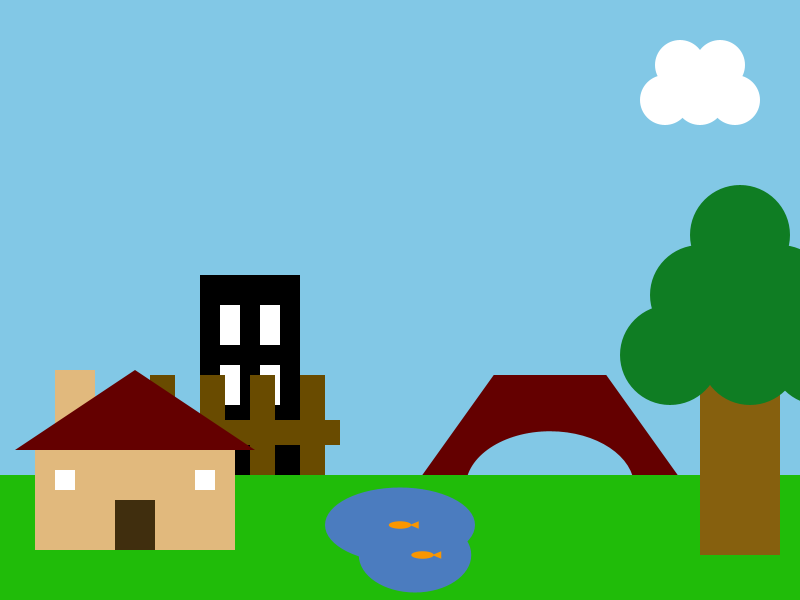
Frame 1 (no input)
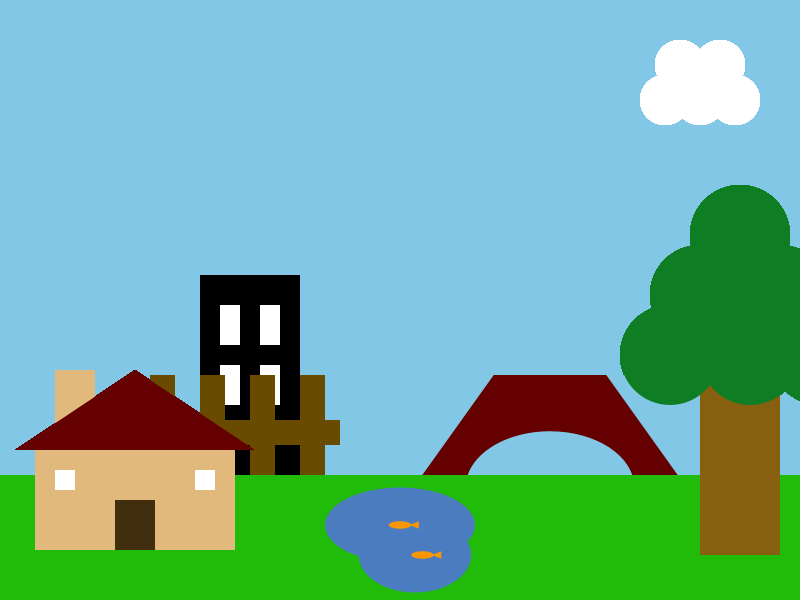
Frame 60 (the mouse pressed at the canvas centre just before this capture)
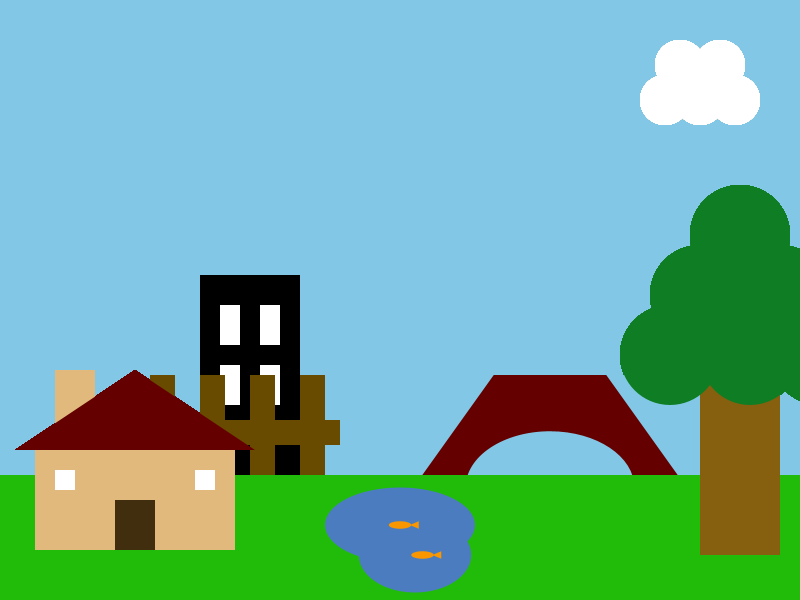
Frame 120 (the mouse held since frame 60 and released just before this capture)

The Processing sketch that drew these frames (run headless with seeded random() and noise(); from frame 60 on, the mouse is pressed at the canvas centre):

// Processing sketch: Landscape2
// ── Landscape2.pde
void setup() {
  size(800, 600);
  background(130, 200, 230);
  noStroke();
}


void draw() {
  fill(15, 250, 70);
  dunkerBridge(400, 375, .75, color(100, 0, 0));

  kannaegantiBuilding(200, 275, 1, color(0, 0, 0), color(0, 0, 0));
  khazzamFence(200, 375, 1, color(105, 75, 0));
  dengPond(400, 525, .75, color(250, 150, 0));
  anikaTree(700, 355, 2, color(15, 125, 35));
  boydCloud(700, 100, 1, color(255, 255, 2555));
  lopezHouse(35, 450, 2, color(100, 0, 0), color(225, 185, 125));
}

void lopezHouse (float x, float y, float sz, color c, color f) {
  pushMatrix();
  pushStyle();
  translate(x,y);
  scale(sz);
  noStroke();
  fill(f);
  rect(0,0,100,50);
  rect(10,-40,20,60);
  fill(c);
  triangle(-10,0,50,-40,110,0);
  fill(64,46,14);
  rect(40,25,20,25);
  fill(255,255,255);
  rect(10,10,10,10);
  rect(80,10,10,10);
  popMatrix();
  popStyle();
  
}

void khanRock (float x, float y, float sz, color c) {
  pushMatrix();
  translate (x, y);
  scale (sz);
  pushStyle();
  noStroke();
  fill (c+20);
  rect (100, 100, 100, 20);
  fill (c);
  triangle (100, 100, 120, 80, 140, 100);
  fill (#362701);
  triangle (130, 100, 155, 75, 165, 100);
  fill (c);
  triangle (160, 100, 175, 60, 180, 100);
  fill (#362701);
  ellipse (180, 100, 40, 20); 
  popStyle();
  popMatrix();
}

void khazzamFence(float x, float y, float sz, color c) {
  pushMatrix();
  translate(x, y);
  scale(sz);
  pushStyle();
  //noStroke();
  fill(c);
  rect(0, 0, 25, 100);
  rect(0 +50, 0, 25, 100);
  rect(0 -50, 0, 25, 100);
  rect(0+100, 0, 25, 100);
  rect(0 -60, 0 +45, 200, 25);
  popStyle();
  popMatrix();
}


void kannaegantiBuilding(float x, float y, float size, color a, color b) {
  pushMatrix();
  pushStyle();
  translate(x, y);
  scale(size);
  noStroke();
  fill(a);
  rect(0, 0, 100, 200);
  fill(255, 255, 255);
  rect(20, 30, 20, 40);
  rect(60, 30, 20, 40);
  rect(20, 90, 20, 40);
  rect(60, 90, 20, 40);
  fill(b);
  rect(30, 150, 40, 50);
  popStyle();
  popMatrix();
}

void dunkerBridge(float x, float y, float sz, color c) {
  pushMatrix();
  translate(x, y);

  scale(sz);

  pushStyle();
  noStroke();
  fill(c);
  rect(0, 0, 400, 175);
  fill(130, 200, 230);
  triangle(0, 175, 0, 0, 125, 0);
  triangle(275, 0, 400, 0, 400, 175);
  ellipse(200, 150, 225, 150);
  popMatrix();
  fill(32, 188, 9);
  quad(0, 600, 0, 475, 800, 475, 800, 600);

  pushMatrix();
  translate(x, 300);
  scale(sz);
  fill(0, 0, 255);

  popStyle();
  popMatrix();
}

void dengPond(float x, float y, float sz, color c) {
  //note: the color changes the color of the fish not the actual pond 
  pushMatrix();
  pushStyle();
  translate(x, y); 
  scale(sz);
  noStroke();

  //pond water
  fill(75, 124, 191);
  ellipse(0, 0, 200, 100);
  ellipse(20, 40, 150, 100);

  //fish :)
  fill(c);
  ellipse(0, 0, 30, 10);
  triangle(13, 0, 25, -5, 25, 5);
  ellipse(30, 40, 30, 10);
  triangle(43, 40, 55, 35, 55, 45);
  popStyle();
  popMatrix();
}

void anikaTree(float x, float y, float sz, color c) {
  pushMatrix();
  pushStyle();
  translate(x, y);
  scale(sz);
  noStroke();
  fill(134, 96, 14);
  rect(0, 0, 40, 100);
  fill(c);
  ellipse(0 -15, 0, 50, 50);
  ellipse(0 +25, 0, 50, 50);
  ellipse(0, 0 - 30, 50, 50);
  ellipse(0 + 40, 0 - 30, 50, 50);
  ellipse(0 + 60, 0, 50, 50);
  ellipse(0 + 20, 0 - 60, 50, 50);
  popStyle();
  popMatrix();
}

void boydCloud(float x, float y, float sz, color c) {
  pushMatrix();
  pushStyle();
  translate (x, y);
  scale (sz);
  fill(c);
  circle (0, 0, 50);
  circle (-35, 0, 50);
  circle (35, 0, 50);
  circle (-20, -35, 50);
  circle (20, -35, 50);
  popStyle();
  popMatrix();
}
